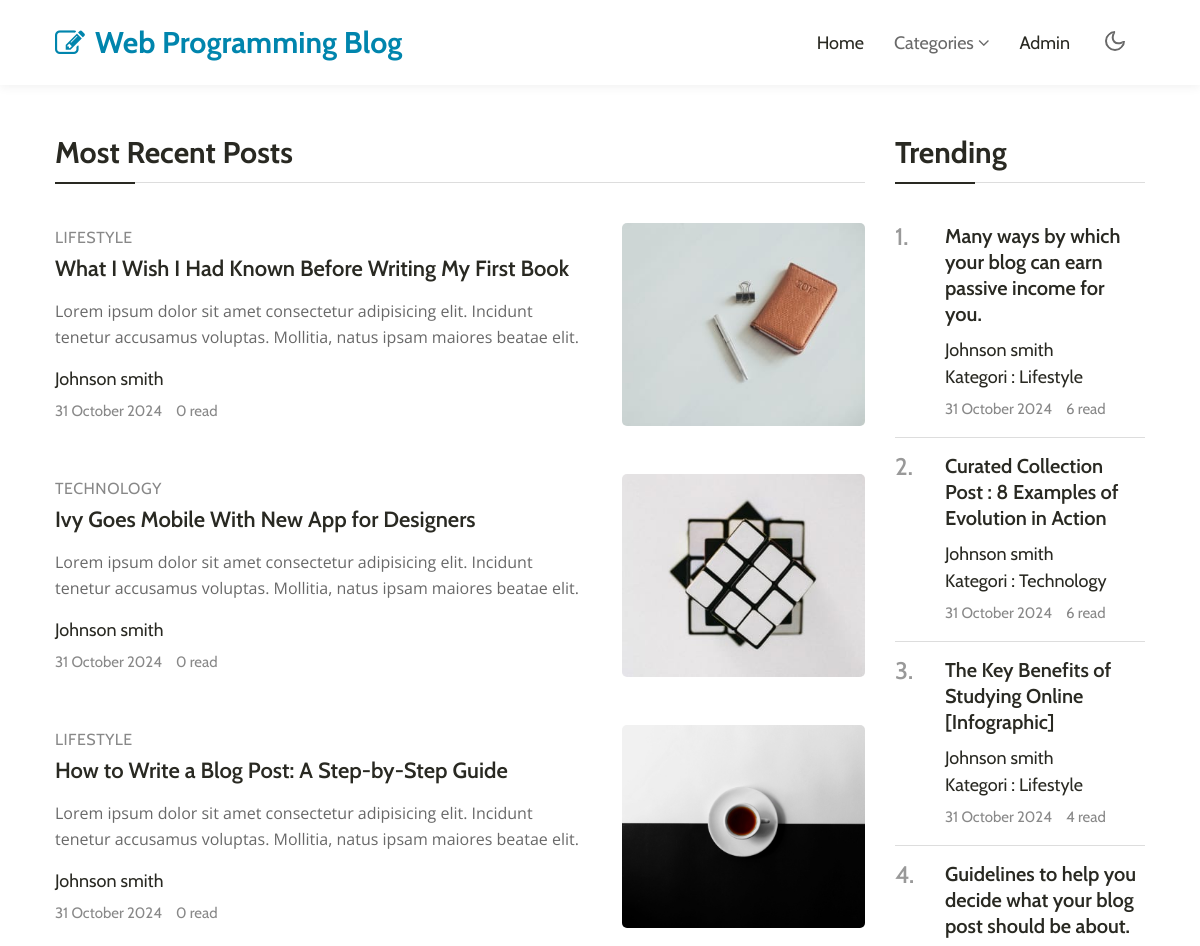
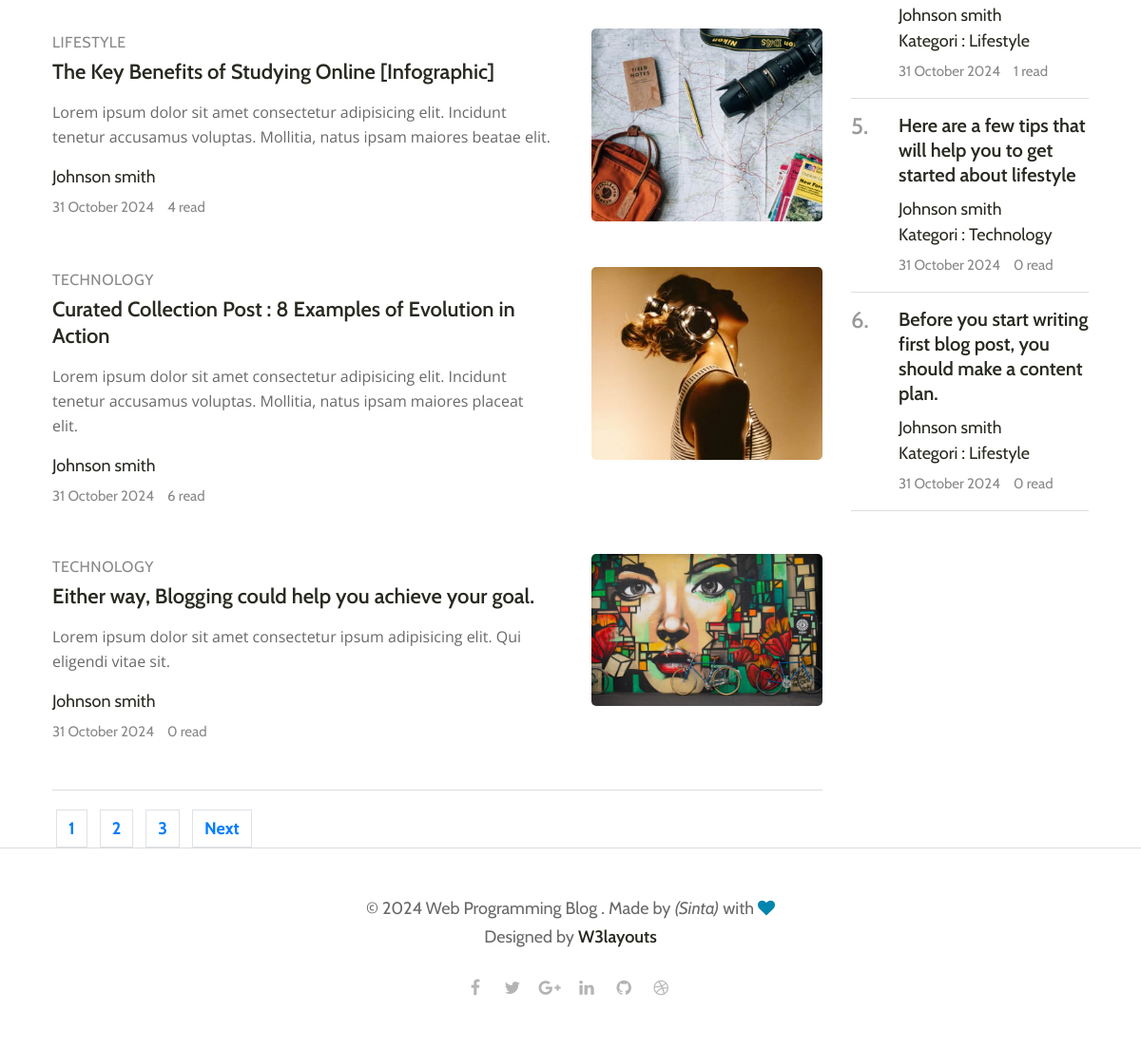
The page / on the database its author committed (2 pictures, top to bottom).
### tables this page shows
CREATE TABLE `artikel` (
  `id` int(11) NOT NULL,
  `judul` varchar(100) DEFAULT NULL,
  `deskripsi` varchar(255) DEFAULT NULL,
  `penulis` varchar(45) DEFAULT NULL,
  `tanggal` datetime DEFAULT NULL,
  `foto` varchar(255) DEFAULT NULL,
  `read_count` int(11) DEFAULT NULL,
  `kategori_id` varchar(45) DEFAULT NULL
);

CREATE TABLE `kategori` (
  `id` int(11) NOT NULL,
  `nama` varchar(45) DEFAULT NULL
);

### index.php (the view, shortened to what this page needs)
<?php
$host = 'localhost';
$user = 'root';
$pass = '';
$dbname = 'uas_sinta';
$conn = new mysqli($host, $user, $pass, $dbname);
$limit = 6;
$page = isset($_GET['page']) ? (int)$_GET['page'] : 1;
$offset = ($page - 1) * $limit;
$totalResult = $conn->query("SELECT COUNT(*) AS total FROM artikel");
$totalRow = $totalResult->fetch_assoc();
$totalArticles = $totalRow['total'];
$totalPages = ceil($totalArticles / $limit);
$semuaartikel_sort_id = $conn->query("SELECT artikel.*, kategori.nama AS kategori_nama FROM artikel
                        LEFT JOIN kategori ON artikel.kategori_id = kategori.id
                        ORDER BY artikel.id DESC
                        LIMIT $limit OFFSET $offset");
$semuaartikel_sort_read = $conn->query("SELECT artikel.*, kategori.nama AS kategori_nama FROM artikel
                        LEFT JOIN kategori ON artikel.kategori_id = kategori.id
                        ORDER BY artikel.read_count DESC
                        LIMIT $limit");
?>
<!doctype html>
<html lang="en">
<head>
    <link rel="stylesheet" href="assets/css/style-starter.css">
</head>
<body>
    <header class="w3l-header">
        <nav class="navbar navbar-expand-lg navbar-light fill px-lg-0 py-0 px-3">
            <div class="container">
                <a class="navbar-brand" href="#">
                    <span class="fa fa-pencil-square-o"></span> Web Programming Blog</a>
                <div class="collapse navbar-collapse" id="navbarSupportedContent">
                    <ul class="navbar-nav ml-auto">
                        <li class="nav-item active">
                            <a class="nav-link" href="index.php">Home</a>
                        </li>
                        <li class="nav-item dropdown @@category__active">
                            <a class="nav-link dropdown-toggle" href="#" id="navbarDropdown" role="button"
                                data-toggle="dropdown" aria-haspopup="true" aria-expanded="false">
                                Categories <span class="fa fa-angle-down"></span>
                            </a>
                        </li>
                        <li class="nav-item active">
                            <a class="nav-link" href="admin/beranda.php">Admin</a>
                        </li>
                    </ul>
                </div>
                <div class="mobile-position">
                    <nav class="navigation">
                        <div class="theme-switch-wrapper">
                            <label class="theme-switch" for="checkbox">
                                <div class="mode-container">
                                    <i class="gg-moon"></i>
                                </div>
                            </label>
                        </div>
                    </nav>
                </div>
            </div>
        </nav>
    </header>
    <div class="w3l-homeblock1">
        <div class="container pt-lg-5 pt-md-4">
            <div class="row">
                <div class="col-lg-9 most-recent">
                    <h3 class="section-title-left">Most Recent posts </h3>
                    <div class="list-view ">
                        <?php while ($row = $semuaartikel_sort_id->fetch_assoc()): ?>
                        <div class="grids5-info img-block-mobile mb-5">
                            <div class="blog-info align-self">
                                <span class="category"><?= $row['kategori_nama'] ?></span>
                                <a href="detail.php?id=<?= $row['id'] ?>" class="blog-desc mt-0">
                                    <?= $row['judul'] ?>
                                </a>
                                <p><?= $row['deskripsi'] ?></p>
                                <div class="author align-items-center mt-3 mb-1">
                                    <a href="#author"><?= $row['penulis'] ?></a>
                                </div>
                                <ul class="blog-meta">
                                    <li class="meta-item blog-lesson">
                                        <span class="meta-value"> <?= date('d F Y', strtotime($row['tanggal'])) ?></span>
                                    </li>
                                    <li class="meta-item blog-students">
                                        <span class="meta-value"> <?= $row['read_count'] ?> read</span>
                                    </li>
                                </ul>
                            </div>
                            <a href="detail.php?id=<?= $row['id'] ?>" class="d-block zoom mt-md-0 mt-3"><img src="admin/uploads/<?= $row['foto'] ?>"
                                    alt="" class="img-fluid radius-image news-image"></a>
                        </div>
                        <?php endwhile; ?>
                    </div>
                    <div class="pagination-wrapper mt-5">
                        <ul class="page-pagination">
                            <?php for ($i = 1; $i <= $totalPages; $i++): ?>
                                <li class="page-numbers <?= ($i == $page) ? 'active' : '' ?>">
                                    <a class="page-link" href="?page=<?= $i ?>"><?= $i ?></a>
                                </li>
                            <?php endfor; ?>
                            <?php if ($page < $totalPages): ?>
                                <li class="page-numbers"><a class="page-link" href="?page=<?= $page + 1 ?>">Next</a></li>
                            <?php endif; ?>
                        </ul>
                    </div>
                </div>
                <div class="col-lg-3 trending mt-lg-0 mt-5 mb-lg-5">
                    <div class="pos-sticky">
                        <h3 class="section-title-left">Trending </h3>
                        <?php
                        $rowNumber = 1;
                        while ($row = $semuaartikel_sort_read->fetch_assoc()): ?>
                        <div class="grids5-info">
                            <h4><?= $rowNumber++ ?>.</h4>
                            <div class="blog-info">
                                <a href="detail.php?id=<?= $row['id'] ?>" class="blog-desc1"><?= $row['judul'] ?></a>
                                <div class="author align-items-center mt-2 mb-1">
                                    <a href="#author"><?= $row['penulis'] ?></a>
                                    <br>
                                    <a href="#author">Kategori : <?= $row['kategori_nama'] ?></a>
                                </div>
                                <ul class="blog-meta">
                                    <li class="meta-item blog-lesson">
                                        <span class="meta-value"> <?= date('d F Y', strtotime($row['tanggal'])) ?></span>
                                    </li>
                                    <li class="meta-item blog-students">
                                        <span class="meta-value"> <?= $row['read_count'] ?> read</span>
                                    </li>
                                </ul>
                            </div>
                        </div>
                        <?php endwhile; ?>
                    </div>
                </div>
            </div>
        </div>
    </div>
    <footer class="w3l-footer-16">
        <div class="footer-content py-lg-5 py-4 text-center">
            <div class="container">
                <div class="copy-right">
                    <h6>© 2024 Web Programming Blog . Made by <i>(Sinta)</i> with <span class="fa fa-heart" aria-hidden="true"></span><br>Designed by
                        <a href="https://w3layouts.com">W3layouts</a> </h6>
                </div>
                <ul class="author-icons mt-4">
                    <li><a class="facebook" href="#url"><span class="fa fa-facebook" aria-hidden="true"></span></a>
                    </li>
                    <li><a class="twitter" href="#url"><span class="fa fa-twitter" aria-hidden="true"></span></a></li>
                    <li><a class="google" href="#url"><span class="fa fa-google-plus" aria-hidden="true"></span></a>
                    </li>
                    <li><a class="linkedin" href="#url"><span class="fa fa-linkedin" aria-hidden="true"></span></a></li>
                    <li><a class="github" href="#url"><span class="fa fa-github" aria-hidden="true"></span></a></li>
                    <li><a class="dribbble" href="#url"><span class="fa fa-dribbble" aria-hidden="true"></span></a></li>
                </ul>
            </div>
        </div>
    </footer>
</body>
</html>

### rows shown on the page
artikel: kategori.nama "LIFESTYLE", judul "What I Wish I Had Known Before Writing My First Book", deskripsi "Lorem ipsum dolor sit amet consectetur adipisicing elit. Incidunt tenetur accusamus voluptas. Mollitia, natus ipsam maiores beatae elit.", penulis "Johnson smith", tanggal "31 October 2024", read_count "0", foto (picture)
artikel: kategori.nama "TECHNOLOGY", judul "Ivy Goes Mobile With New App for Designers", deskripsi "Lorem ipsum dolor sit amet consectetur adipisicing elit. Incidunt tenetur accusamus voluptas. Mollitia, natus ipsam maiores beatae elit.", penulis "Johnson smith", tanggal "31 October 2024", read_count "0", foto (picture)
artikel: kategori.nama "LIFESTYLE", judul "How to Write a Blog Post: A Step-by-Step Guide", deskripsi "Lorem ipsum dolor sit amet consectetur adipisicing elit. Incidunt tenetur accusamus voluptas. Mollitia, natus ipsam maiores beatae elit.", penulis "Johnson smith", tanggal "31 October 2024", read_count "0", foto (picture)
artikel: kategori.nama "LIFESTYLE", judul "The Key Benefits of Studying Online [Infographic]", deskripsi "Lorem ipsum dolor sit amet consectetur adipisicing elit. Incidunt tenetur accusamus voluptas. Mollitia, natus ipsam maiores beatae elit.", penulis "Johnson smith", tanggal "31 October 2024", read_count "4", foto (picture), kategori.nama "Lifestyle"
artikel: kategori.nama "TECHNOLOGY", judul "Curated Collection Post : 8 Examples of Evolution in Action", deskripsi "Lorem ipsum dolor sit amet consectetur adipisicing elit. Incidunt tenetur accusamus voluptas. Mollitia, natus ipsam maiores placeat elit.", penulis "Johnson smith", tanggal "31 October 2024", read_count "6", foto (picture), kategori.nama "Technology"
artikel: kategori.nama "TECHNOLOGY", judul "Either way, Blogging could help you achieve your goal.", deskripsi "Lorem ipsum dolor sit amet consectetur ipsum adipisicing elit. Qui eligendi vitae sit.", penulis "Johnson smith", tanggal "31 October 2024", read_count "0", foto (picture)
artikel: judul "Many ways by which your blog can earn passive income for you.", penulis "Johnson smith", kategori.nama "Lifestyle", tanggal "31 October 2024", read_count "6"
artikel: judul "Guidelines to help you decide what your blog post should be about.", penulis "Johnson smith", kategori.nama "Lifestyle", tanggal "31 October 2024", read_count "1"
artikel: judul "Here are a few tips that will help you to get started about lifestyle", penulis "Johnson smith", kategori.nama "Technology", tanggal "31 October 2024", read_count "0"
artikel: judul "Before you start writing first blog post, you should make a content plan.", penulis "Johnson smith", kategori.nama "Lifestyle", tanggal "31 October 2024", read_count "0"
